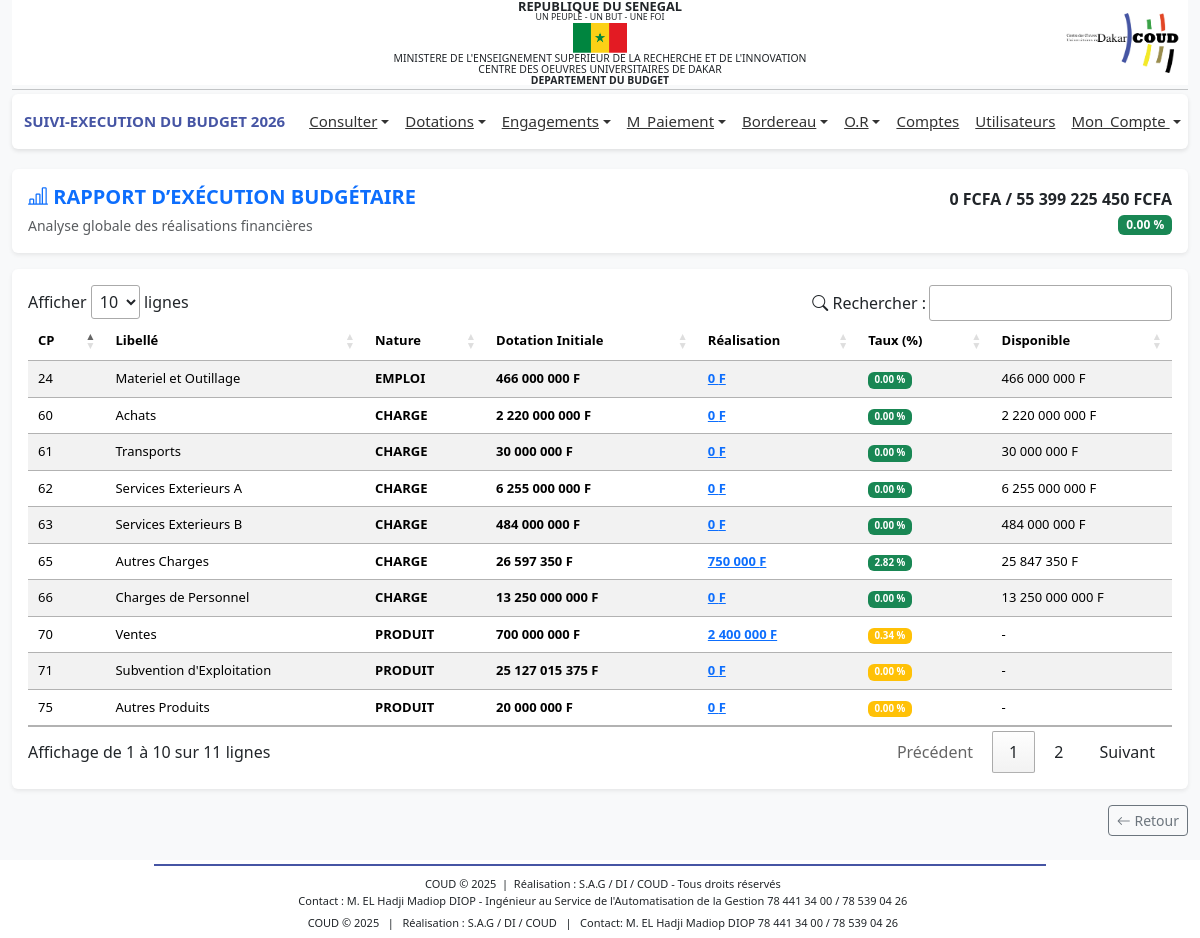
Page /profiles/dg/actuel_1.php (signed in) on the committed database.
### tables this page shows
CREATE TABLE IF NOT EXISTS `bud_comptep` (
  `idCp` int NOT NULL AUTO_INCREMENT,
  `numCp` varchar(50) DEFAULT NULL,
  `libelle` varchar(255) DEFAULT NULL,
  `dateSys` datetime DEFAULT CURRENT_TIMESTAMP,
  `nature` varchar(50) NOT NULL,
  `type` varchar(50) DEFAULT 'fonctionnement',
  PRIMARY KEY (`idCp`)
);

### includes/fonctions.php (called while the page is built, shortened)
<?php
function connexionBD()
{
    $connexion = mysqli_connect('localhost', 'root', '', 'budget_db_2024') or
        die('Serveur inaccessible. Merci de reessayer plus tard.');
    return $connexion;
}
$connexion = connexionBD();
function getExecution_1()
{
    global $connexion;
    $anneeEnCours = $_SESSION['an'];
    $query = "SELECT
        cp.idCp,
        cp.numCp,
        cp.libelle,
        cp.nature AS typeCp,
        COALESCE(d.totalDotations, 0) AS totalDotations,
        COALESCE(d.totalDotInitial, 0) AS totalDotInitial,
        COALESCE(d.totalDotRemanier, 0) AS totalDotRemanier,
        COALESCE(e.totalEngs, 0) AS totalEngs,
        COALESCE(r.totalRecettes, 0) AS totalRecettes,
        CASE
            WHEN COALESCE(d.totalDotations, 0) = 0 THEN 0
            ELSE ROUND(
                COALESCE(e.totalEngs, 0) * 100.0 / COALESCE(d.totalDotations, 0),
                2
            )
        END AS tauxDepense,
        CASE
            WHEN COALESCE(d.totalDotations, 0) = 0 THEN 0
            ELSE ROUND(
                COALESCE(r.totalRecettes, 0) * 100.0 / COALESCE(d.totalDotations, 0),
                2
            )
        END AS tauxRecette
    FROM bud_comptep cp
    /* DOTATIONS */
    JOIN (
        SELECT
            c.idCp,
            SUM(d.volume) AS totalDotations,
            SUM(CASE WHEN d.type = 'initiale' THEN d.volume ELSE 0 END) AS totalDotInitial,
            SUM(CASE WHEN d.type = 'remanier' THEN d.volume ELSE 0 END) AS totalDotRemanier
        FROM bud_compte c
        JOIN bud_dotations d ON d.idCompte = c.idCompte
        WHERE d.an = '$anneeEnCours'
        GROUP BY c.idCp
    ) d ON d.idCp = cp.idCp
    /* ENGAGEMENTS (DEPENSES) */
    LEFT JOIN (
        SELECT
            c.idCp,
            SUM(eng.montant) AS totalEngs
        FROM bud_compte c
        JOIN bud_engagements eng ON eng.idCompte = c.idCompte
        GROUP BY c.idCp
    ) e ON e.idCp = cp.idCp
    /* ORDRES DE RECETTE */
    LEFT JOIN (
        SELECT
            c.idCp,
            SUM(orx.montant) AS totalRecettes
        FROM bud_compte c
        JOIN bud_ordre_recette orx ON orx.idCompte = c.idCompte
        GROUP BY c.idCp
    ) r ON r.idCp = cp.idCp
    ";
    return mysqli_query($connexion, $query);
}
function sommeDot()
{
    global $connexion;
    $anneeEnCours = $_SESSION['an'];
    $sql = "SELECT COALESCE(SUM(d.volume),0) as totalDotations FROM bud_dotations d WHERE d.an='$anneeEnCours'";
    $result = mysqli_query($connexion, $sql);
    if ($result && mysqli_num_rows($result) > 0) {
        $row = mysqli_fetch_assoc($result);
        return $row['totalDotations'];
    }
    return null;
}
function sommeEngs()
{
    global $connexion;
    $anneeEnCours = $_SESSION['an'];
    $sql = "SELECT COALESCE(SUM(engs.montant),0) as totalEngs FROM bud_engagements engs
            JOIN bud_compte c ON c.idCompte=engs.idCompte
            AND EXISTS (
            SELECT 1 FROM bud_dotations d
            WHERE d.idCompte = c.idCompte
              AND d.an = '$anneeEnCours'
        )
            ";
    $result = mysqli_query($connexion, $sql);
    if ($result && mysqli_num_rows($result) > 0) {
        $row = mysqli_fetch_assoc($result);
        return $row['totalEngs'];
    }
    return null;
}
?>

### profiles/dg/actuel_1.php (the view, shortened to what this page needs)
<?php
include '../../includes/fonctions.php';
$sommeDotations = sommeDot();
$sommeEngs = sommeEngs();
$taux = ($sommeDotations != 0) ? ($sommeEngs * 100) / $sommeDotations : 0;
$execs1 = getExecution_1();
?>
<?php include '../../includes/header.php';?>
<link rel="stylesheet" href="https://cdn.datatables.net/1.13.6/css/jquery.dataTables.min.css">
<link rel="stylesheet" href="https://cdn.jsdelivr.net/npm/bootstrap-icons@1.11.3/font/bootstrap-icons.css">
<main class="container-fluid mt-3">
    <div class="card shadow-sm border-0 mb-3">
        <div class="card-body d-flex justify-content-between align-items-center">
            <div>
                <h5 class="fw-bold text-primary mb-1">
                    <i class="bi bi-bar-chart-line"></i> RAPPORT D’EXÉCUTION BUDGÉTAIRE
                </h5>
                <small class="text-muted">Analyse globale des réalisations financières</small>
            </div>
            <div class="text-end">
                <div class="fw-bold">
                    <?= number_format($sommeEngs, 0, ',', ' ') ?> FCFA /
                    <?= number_format($sommeDotations, 0, ',', ' ') ?> FCFA
                </div>
                <span
                    class="badge <?= ($taux >= 80) ? 'bg-danger' : (($taux >= 50) ? 'bg-warning text-dark' : 'bg-success') ?>">
                    <?= number_format($taux, 2) ?> %
                </span>
            </div>
        </div>
    </div>
    <div class="card shadow-sm border-0">
        <div class="card-body">
            <table id="tableExec" class="table table-striped table-hover align-middle">
                <thead class="custom-header">
                    <tr>
                        <th>CP</th>
                        <th>Libellé</th>
                        <th>Nature</th>
                        <th>Dotation Initiale</th>
                        <th>Réalisation</th>
                        <th>Taux (%)</th>
                        <th>Disponible</th>
                    </tr>
                </thead>
                <tbody>
                    <?php if (!empty($execs1)) : ?>
                    <?php foreach ($execs1 as $exec) : ?>
                    <?php
                        $realisation = ($exec['typeCp'] == 'produit' || $exec['typeCp'] == 'ressource' )
                            ? ($exec['totalRecettes'] ?? 0)
                            : ($exec['totalEngs'] ?? 0);
                        $taux = ($exec['totalDotations'] ?? 0) == 0
                            ? 0
                            : ($realisation * 100) / $exec['totalDotations'];
                        if ($exec['typeCp'] == 'produit' || $exec['typeCp'] == 'ressource' ) {
                            $disponible = 0;
                        } else {
                            $disponible = ($exec['totalDotations'] ?? 0) - $realisation;
                        }
                    ?>
                    <tr>
                        <td><?= htmlspecialchars($exec['numCp']) ?></td>
                        <td><?= htmlspecialchars($exec['libelle']) ?></td>
                        <td class="fw-bold"><?= htmlspecialchars(strtoupper($exec['typeCp'])) ?></td>
                        <td class="text-end fw-semibold">
                            <?= number_format($exec['totalDotInitial'] ?? 0, 0, ',', ' ') ?> F
                        </td>
                        <td class="text-end">
                            <a href="actuel_2.php?idCp=<?= $exec['idCp'] ?>"
                                class="text-decoration-underline fw-bold text-primary">
                                <?= number_format($realisation, 0, ',', ' ') ?> F
                            </a>
                        </td>
                        <?php
                        if ($exec['typeCp'] == 'produit' || $exec['typeCp'] == 'ressource' ) {
                            if ($taux < 100) {
                                $badgeClass = 'bg-warning';
                            } elseif ($taux == 100) {
                                $badgeClass = 'bg-success';
                            } else {
                                $badgeClass = 'bg-primary';
                            }
                        } else {
                            if ($taux >= 80) {
                                $badgeClass = 'bg-danger';
                            } elseif ($taux >= 50) {
                                $badgeClass = 'bg-warning text-dark';
                            } else {
                                $badgeClass = 'bg-success';
                            }
                        }
                        ?>
                        <td class="text-end">
                            <span class="badge <?= $badgeClass ?>">
                                <?= number_format($taux, 2) ?> %
                            </span>
                        </td>
                        <td class="text-end">
                            <?php if ($exec['typeCp'] == 'produit' || $exec['typeCp'] == 'ressource' ): ?>
                            -
                            <?php else: ?>
                            <?= number_format($disponible, 0, ',', ' ') ?> F
                            <?php endif; ?>
                        </td>
                    </tr>
                    <?php endforeach; ?>
                    <?php endif; ?>
                </tbody>
            </table>
        </div>
    </div>
    <div class="d-flex justify-content-between mt-3">
        <a href="javascript:history.back()" class="btn btn-outline-secondary btn-sm">
            <i class="bi bi-arrow-left"></i> Retour
        </a>
    </div>
</main>
<?php include '../../includes/footer.php';?>
<link rel="stylesheet" href="https://cdn.datatables.net/buttons/2.4.2/css/buttons.dataTables.min.css">

### includes/header.php (style rules this page uses)
body { font-family: 'Segoe UI', Tahoma, sans-serif; background-color: #f8f9fa; margin: 0; display: flex; flex-direction: column; min-height: 100vh; }
main { flex: 1; }

### profiles/dg/actuel_1.php (style rules this page uses)
.custom-header { background-color: #4655a4; color: #fff; }
#tableExec th, #tableExec td { text-align: left !important; vertical-align: middle; font-size: 13px; }
.text-end { text-align: right !important; }

### rows in the picture
bud_comptep: numCp "24", libelle "Materiel et Outillage", nature "EMPLOI", totalDotInitial "466 000 000", realisation "0", taux "0.00", disponible "466 000 000"
bud_comptep: numCp "60", libelle "Achats", nature "CHARGE", totalDotInitial "2 220 000 000", realisation "0", taux "0.00", disponible "2 220 000 000"
bud_comptep: numCp "61", libelle "Transports", nature "CHARGE", totalDotInitial "30 000 000", realisation "0", taux "0.00", disponible "30 000 000"
bud_comptep: numCp "62", libelle "Services Exterieurs A", nature "CHARGE", totalDotInitial "6 255 000 000", realisation "0", taux "0.00", disponible "6 255 000 000"
bud_comptep: numCp "63", libelle "Services Exterieurs B", nature "CHARGE", totalDotInitial "484 000 000", realisation "0", taux "0.00", disponible "484 000 000"
bud_comptep: numCp "65", libelle "Autres Charges", nature "CHARGE", totalDotInitial "26 597 350", realisation "750 000", taux "2.82", disponible "25 847 350"
bud_comptep: numCp "66", libelle "Charges de Personnel", nature "CHARGE", totalDotInitial "13 250 000 000", realisation "0", taux "0.00", disponible "13 250 000 000"
bud_comptep: numCp "70", libelle "Ventes", nature "PRODUIT", totalDotInitial "700 000 000", realisation "2 400 000", taux "0.34"
bud_comptep: numCp "71", libelle "Subvention d'Exploitation", nature "PRODUIT", totalDotInitial "25 127 015 375", realisation "0", taux "0.00"
bud_comptep: numCp "75", libelle "Autres Produits", nature "PRODUIT", totalDotInitial "20 000 000", realisation "0", taux "0.00"

### other values in the picture
$_SESSION['an'] "2026"
$sommeEngs "0"
$sommeDotations "55 399 225 450"
$taux "0.00"
